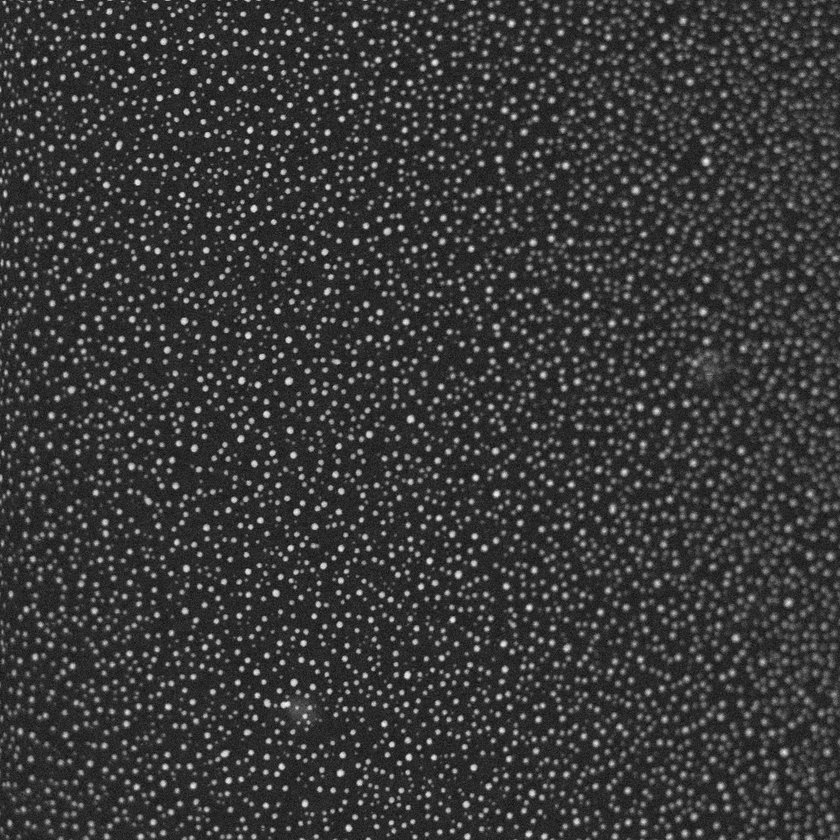
#> input picture Images/SuperScan (HAADF) 38.bmp, 840 x 840 px, shrunk from 1024 x 1024 before the run; its folder holds only this picture in this run
$ jupyter execute --allow-errors Particle_analysis.ipynb
#> lines starting #> are read from the running program, lines starting #| are printed output that depends on the picture; after the words box and inside, x2 and y2 are one past the last pixel; in counts of white or black regions, pixels touching at a corner belong together
# Particle Analysis

This notebook uses the OpenCV python package to extract the particle sizes from a several high angle annular dark field (HAADF) images contained in the `Images` folder. It outputs csv files containing the raw data and summary histograms to the `Output` folder.

Notebook written by Ondrej Dyck

January 20, 2023

[cell 1]
# import packages

import cv2
import matplotlib.pyplot as plt
import pandas as pd
import numpy as np
import seaborn as sns
import os

Get image names

[cell 2]
image_folder = 'Images'
image_names = os.listdir(image_folder)
image_names

Read all the images

[cell 3]
images = []
for name in image_names:
    full_name = os.path.join(image_folder, name)
    images.append(cv2.imread(full_name, cv2.IMREAD_GRAYSCALE))

Plot the images

[cell 4]
fig, ax = plt.subplots(nrows=2, ncols=4, figsize=(10,5), facecolor='white', dpi=150)

for image, axis, name in zip(images, np.ravel(ax), image_names):
    axis.imshow(image)
    axis.set_title(name, fontsize=8)
    axis.set_axis_off()
#> this loop made 1 pass
#> name on pass 1: 'SuperScan (HAADF) 38.bmp'

plt.show()

All of the images were acquired at the same magnification/resolution except for image `SuperScan (HAADF) 41.bmp`. To ensure the correct areas are extracted we need to make sure to apply the correct scaling for each image. Likewise, the threshold for `SuperScan (HAADF) 44.bmp` will need to be different from the rest because of the dark vacuum signal on the corner.

[cell 5]
# this dictionary stores the pixel area for each image in nm^2
scale_dict = {'SuperScan (HAADF) 45.bmp': 1.0,
                'SuperScan (HAADF) 47.bmp': 1.0,
                'SuperScan (HAADF) 42.bmp': 1.0,
                'SuperScan (HAADF) 38.bmp': 1.0,
                'SuperScan (HAADF) 48.bmp': 1.0,
                'SuperScan (HAADF) 41.bmp': 0.25,
                'SuperScan (HAADF) 44.bmp': 1.0,
                'SuperScan (HAADF) 49.bmp': 1.0}

# this dictionary stores the thresholds we will use
thresh_dict = {'SuperScan (HAADF) 45.bmp': 80,
                'SuperScan (HAADF) 47.bmp': 80,
                'SuperScan (HAADF) 42.bmp': 80,
                'SuperScan (HAADF) 38.bmp': 80,
                'SuperScan (HAADF) 48.bmp': 80,
                'SuperScan (HAADF) 41.bmp': 80,
                'SuperScan (HAADF) 44.bmp': 150,
                'SuperScan (HAADF) 49.bmp': 80}

The following function performs the analysis. The rest of the code handles setup, plotting, and saving details.

[cell 6]
def find_particles(image, image_name, pixel_area, threshold):

    # threshold the image
    ret, thresh = cv2.threshold(image, threshold, 255, cv2.THRESH_BINARY)

    # find contours
    contours, hierarchy = cv2.findContours(thresh, cv2.RETR_TREE, cv2.CHAIN_APPROX_SIMPLE)

    # get the area within each contour
    areas = []
    for i in range(0, len(contours)):
        areas.append(cv2.contourArea(contours[i])*pixel_area)

    # put the data into a Pandas DataFrame
    base = image_name.rsplit('.')[0]
    data = {'name': [base]*len(areas), 'area': areas}
    df = pd.DataFrame(data)

    # remove zeros
    df = df[df['area']>0.0]

    return df

Loop through the images and call the `find_particles` function

[cell 7]
list_of_dataframes = []
for image, image_name in zip(images, image_names):
    df = find_particles(image, image_name, scale_dict[image_name], thresh_dict[image_name])
    list_of_dataframes.append(df)
#> this loop made 1 pass
#> (image_name, ret in find_particles, base in find_particles, df) on pass 1: ('SuperScan (HAADF) 38.bmp', 80, 'SuperScan (HAADF) 38', table of 4679 rows and 2 columns)
#> pass 1, in find_particles, `ret, thresh = cv2.threshold(image, threshold, 255, cv2.THRESH_BINARY)`:
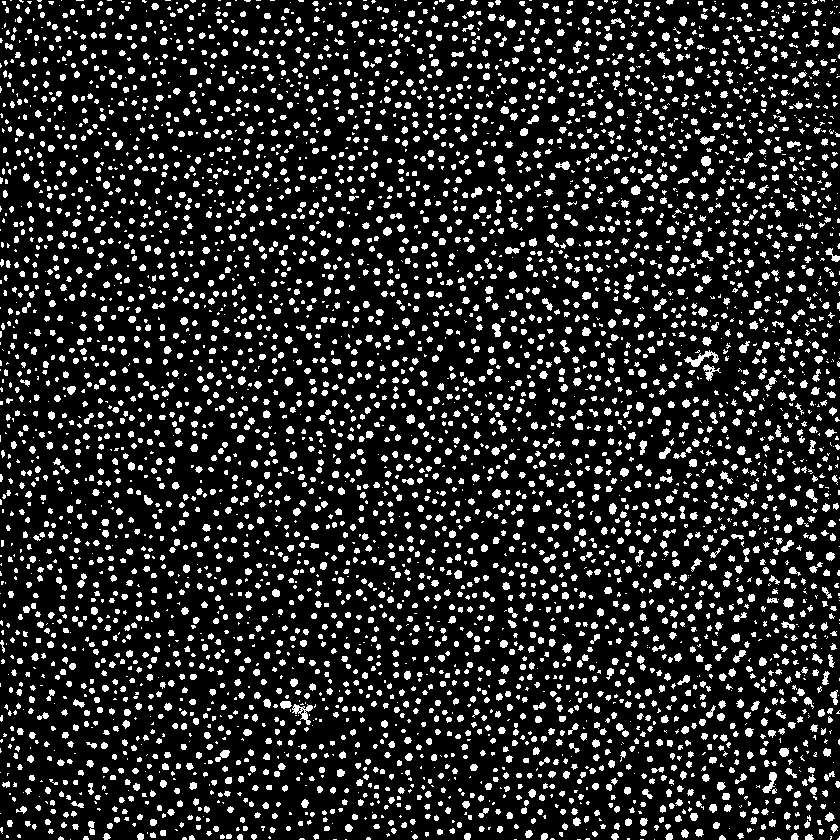
#> thresh: shape (840, 840); 15.9% white; 5018 white regions (2043 under 20 px), largest, box (x1, y1, x2, y2) and area: (684, 350, 719, 367) 213, (292, 704, 313, 725) 177, (762, 772, 777, 793) 133
#> after the loop, list_of_dataframes = 1 item

We now have the analysis results in a list of Pandas DataFrames. We will save the output to CSV files in the output folder.

Warning: Execution of the following cell will silently overwrite previous outputs. To prevent this, change the output file name.

[cell 8]
out_folder = 'Output'
#> (the rest of this cell did not finish here and is left out)

Plot histograms of the results

[cell 9]
fig, ax = plt.subplots(nrows=2, ncols=4, figsize=(10,3), facecolor='white', dpi=150)
plt.tight_layout(pad=0.4, w_pad=0.5, h_pad=3.0)

for df, axis, name in zip(list_of_dataframes, np.ravel(ax), image_names):
    sns.histplot(df['area'], kde=False, binwidth=1, ax=axis)
    base = name.rsplit('.')[0]
    axis.set_title(base, fontsize=8)
    axis.set_xlabel('Area [nm$^2$]', fontsize=8)
    axis.set_ylabel('Count', fontsize=8)
    axis.set_xlim(-2,60)
    axis.tick_params(labelsize=6)
#> this loop made 1 pass
#> (df, name, base) on pass 1: (table of 4679 rows and 2 columns, 'SuperScan (HAADF) 38.bmp', 'SuperScan (HAADF) 38')

plt.show()
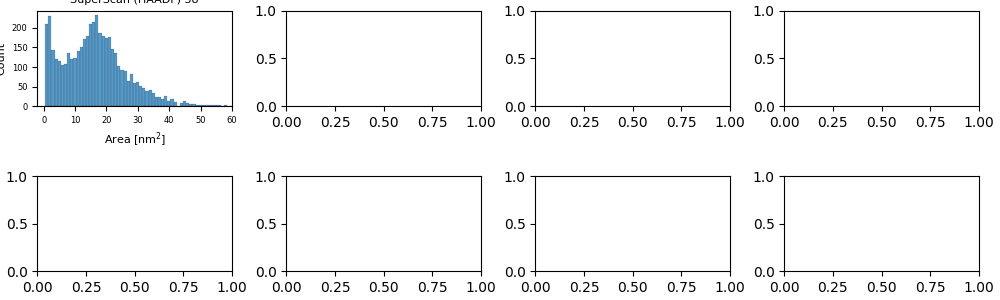
#> figure drawn by matplotlib, 1 panel; tallest bar 232 high, from x = 16.45 to 17.45

Finally, let's save a plot of each one (separately) in the output folder. Note, the output format can be changed by simply changing the file extension `.svg` to, for example, `.png`. This cell also silently overwrites previous output.

[cell 10]
for df, name in zip(list_of_dataframes, image_names):

    sns.histplot(df['area'], kde=False, binwidth=1)
    base = name.rsplit('.')[0]
    plt.title(base, fontsize=25)
    plt.xlabel('Area [nm$^2$]', fontsize=20)
    plt.ylabel('Count', fontsize=20)
    plt.xlim(-2,60)
    plt.tick_params(labelsize=15)
    savename = base+'_hist.svg'
    full_name = os.path.join(out_folder, savename)
    plt.savefig(full_name, bbox_inches='tight')
    plt.close()
#> this loop made 1 pass
#> (df, name, base, savename) on pass 1: (table of 4679 rows and 2 columns, 'SuperScan (HAADF) 38.bmp', 'SuperScan (HAADF) 38', 'SuperScan (HAADF) 38_hist.svg')
#> pass 1, `plt.savefig(full_name, bbox_inches='tight')`:
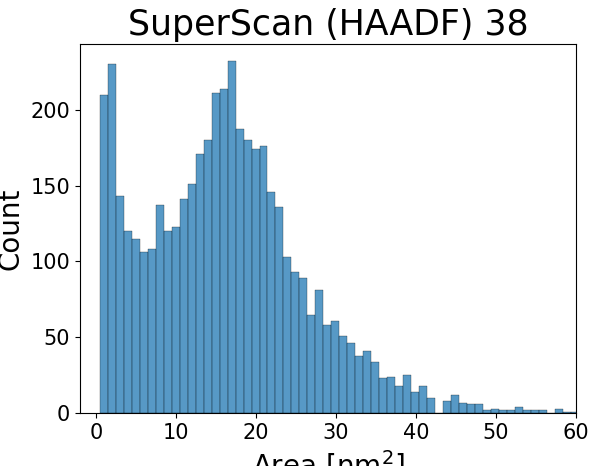
#> figure drawn by matplotlib, 1 panel; tallest bar 232 high, from x = 16.45 to 17.45

$ run again, on Images/SuperScan (HAADF) 48.bmp
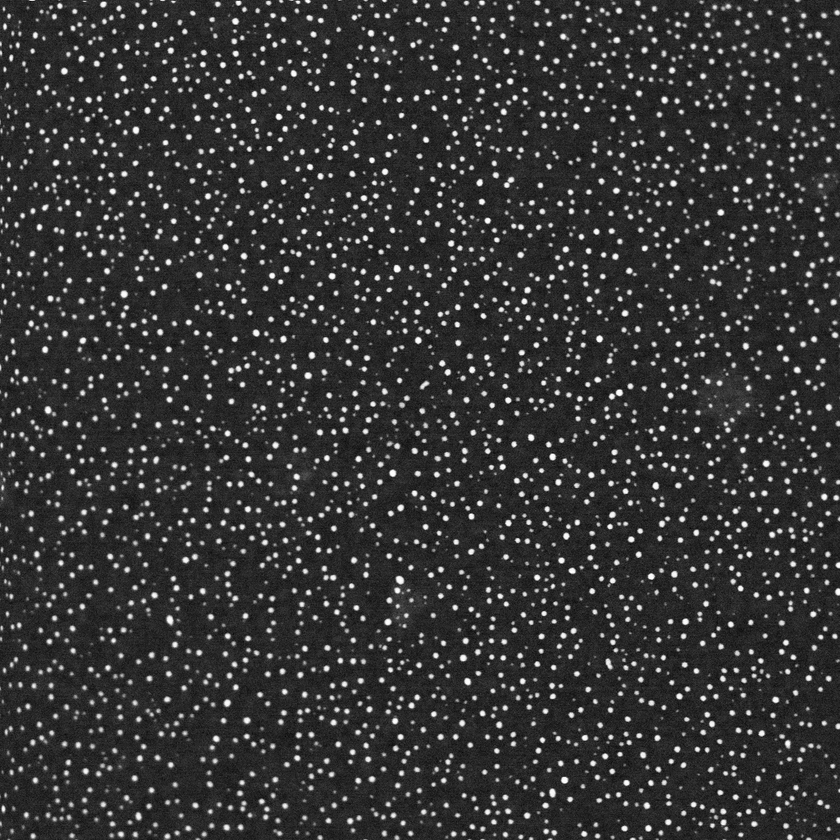
#> input picture Images/SuperScan (HAADF) 48.bmp, 840 x 840 px, shrunk from 1024 x 1024 before the run
#> the loop `for image, axis, name in zip(images, np.ravel(ax), image_names):` made 1 pass
#> name on pass 1: 'SuperScan (HAADF) 48.bmp'
#> the loop `for image, image_name in zip(images, image_names):` made 1 pass
#> (image_name, ret in find_particles, base in find_particles, df) on pass 1: ('SuperScan (HAADF) 48.bmp', 80, 'SuperScan (HAADF) 48', table of 3171 rows and 2 columns)
#> pass 1, in find_particles, `ret, thresh = cv2.threshold(image, threshold, 255, cv2.THRESH_BINARY)`:
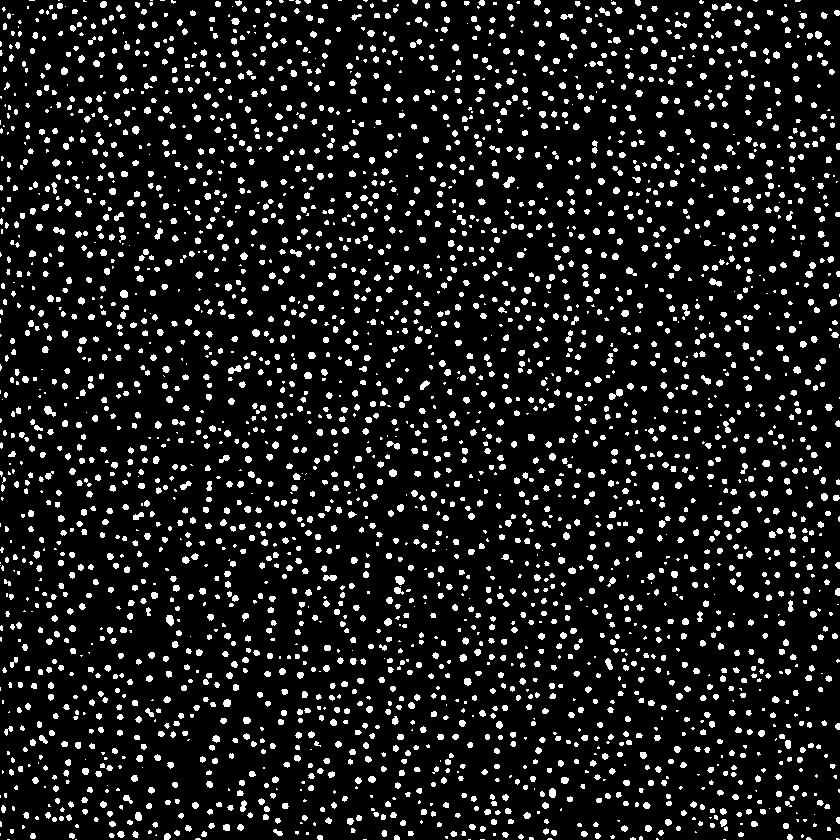
#> thresh: shape (840, 840); 10.7% white; 3274 white regions (1106 under 20 px), largest, box (x1, y1, x2, y2) and area: (609, 389, 623, 400) 84, (503, 176, 515, 188) 73, (228, 365, 242, 374) 73
#> after the loop `for image, image_name in zip(images, image_names):`: list_of_dataframes = 1 item
#> the loop `for df, axis, name in zip(list_of_dataframes, np.ravel(ax), image_name..` made 1 pass
#> (df, name, base) on pass 1: (table of 3171 rows and 2 columns, 'SuperScan (HAADF) 48.bmp', 'SuperScan (HAADF) 48')
#> the loop `for df, name in zip(list_of_dataframes, image_names): ` made 1 pass
#> (df, name, base, savename) on pass 1: (table of 3171 rows and 2 columns, 'SuperScan (HAADF) 48.bmp', 'SuperScan (HAADF) 48', 'SuperScan (HAADF) 48_hist.svg')
#> pass 1, `plt.savefig(full_name, bbox_inches='tight')`:
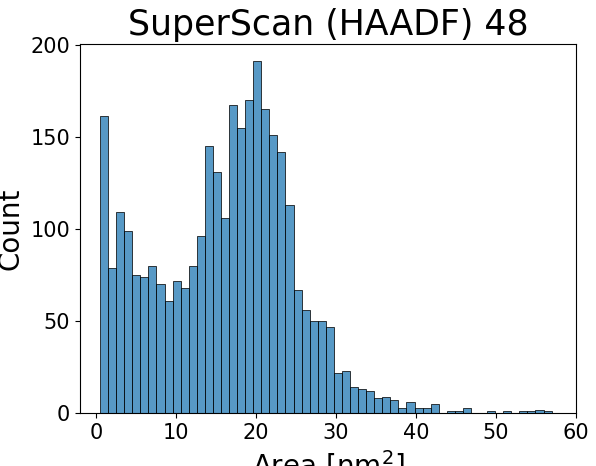
#> figure drawn by matplotlib, 1 panel; tallest bar 191 high, from x = 19.65 to 20.66

$ run again, on Images/SuperScan (HAADF) 49.bmp
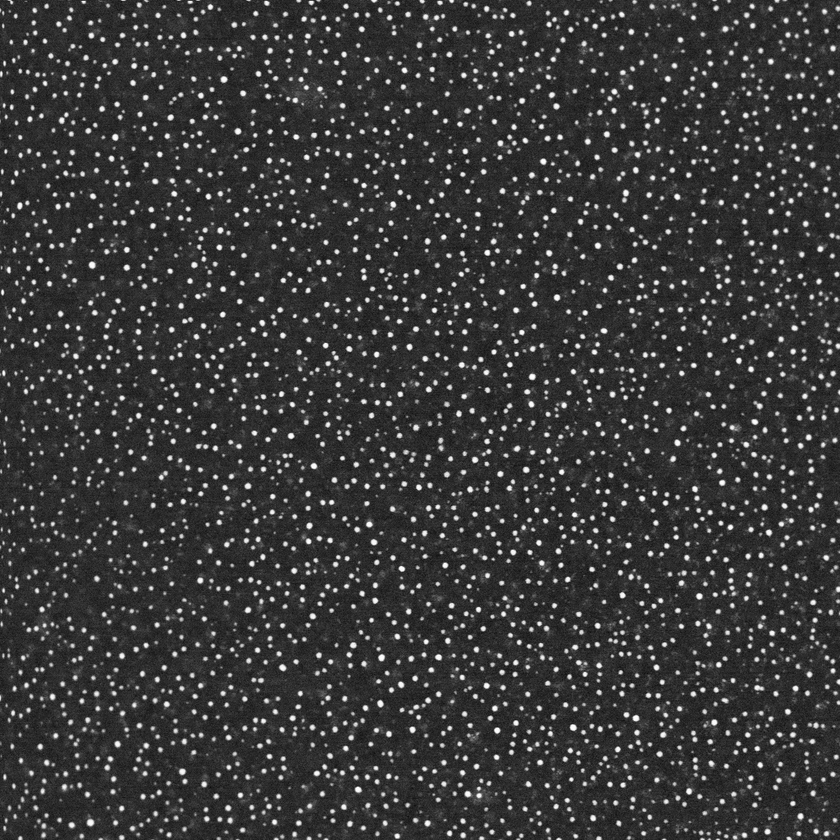
#> input picture Images/SuperScan (HAADF) 49.bmp, 840 x 840 px, shrunk from 1024 x 1024 before the run
#> the loop `for image, axis, name in zip(images, np.ravel(ax), image_names):` made 1 pass
#> name on pass 1: 'SuperScan (HAADF) 49.bmp'
#> the loop `for image, image_name in zip(images, image_names):` made 1 pass
#> (image_name, ret in find_particles, base in find_particles, df) on pass 1: ('SuperScan (HAADF) 49.bmp', 80, 'SuperScan (HAADF) 49', table of 3403 rows and 2 columns)
#> pass 1, in find_particles, `ret, thresh = cv2.threshold(image, threshold, 255, cv2.THRESH_BINARY)`:
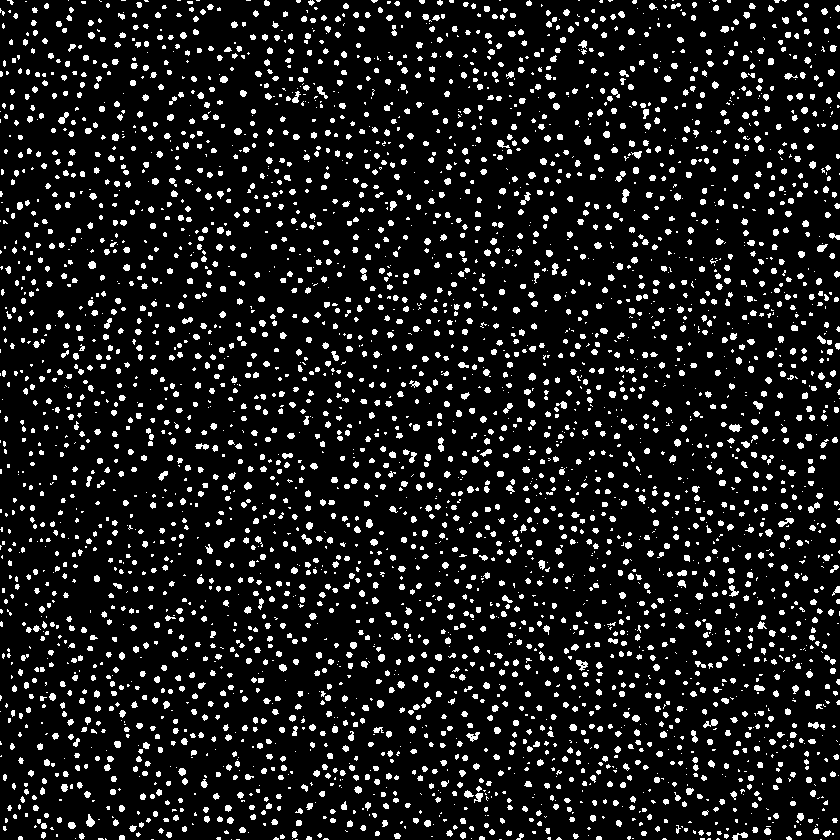
#> thresh: shape (840, 840); 10.5% white; 4093 white regions (2008 under 20 px), largest, box (x1, y1, x2, y2) and area: (778, 518, 794, 527) 74, (576, 660, 588, 671) 72, (729, 424, 742, 432) 70
#> after the loop `for image, image_name in zip(images, image_names):`: list_of_dataframes = 1 item
#> the loop `for df, axis, name in zip(list_of_dataframes, np.ravel(ax), image_name..` made 1 pass
#> (df, name, base) on pass 1: (table of 3403 rows and 2 columns, 'SuperScan (HAADF) 49.bmp', 'SuperScan (HAADF) 49')
#> the loop `for df, name in zip(list_of_dataframes, image_names): ` made 1 pass
#> (df, name, base, savename) on pass 1: (table of 3403 rows and 2 columns, 'SuperScan (HAADF) 49.bmp', 'SuperScan (HAADF) 49', 'SuperScan (HAADF) 49_hist.svg')
#> pass 1, `plt.savefig(full_name, bbox_inches='tight')`:
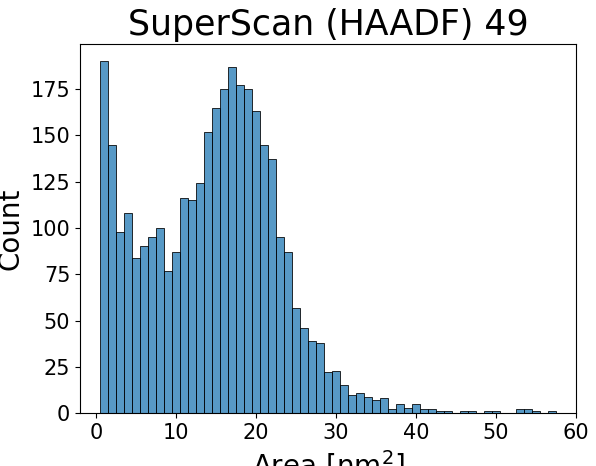
#> figure drawn by matplotlib, 1 panel; tallest bar 190 high, from x = 0.5 to 1.5
